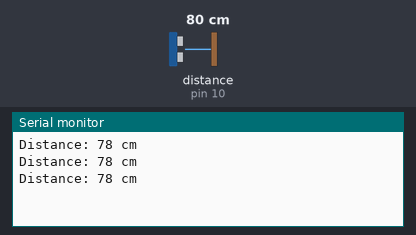
The sketch below on a simulated Arduino Uno, built with avr-gcc and run on an emulated ATmega328P. Shown: the last lines printed to the serial monitor. Wiring (inferred from the names in the program): ultrasonic range finder: trigger pin 9; echo pin 10. The test bench sets the inputs (shaded band); at power-on: distance to the obstacle (sensor on pin 10) 80 cm. The echo pulse lasts 58.3 µs per cm.

Above: at 1.3 s.
1.4 s: distance to the obstacle (sensor on pin 10) set to 2 cm
At 1.9 s:
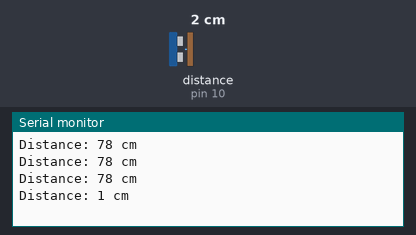
2.9 s: distance to the obstacle (sensor on pin 10) set to 4 cm
At 3.4 s:
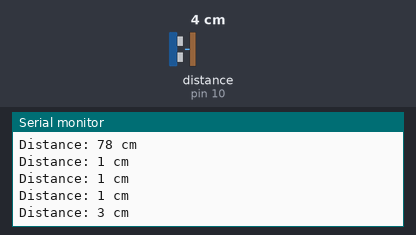
Timing chart, 0 to 5.9 s (numbered marks = the images above; inputs shaded):
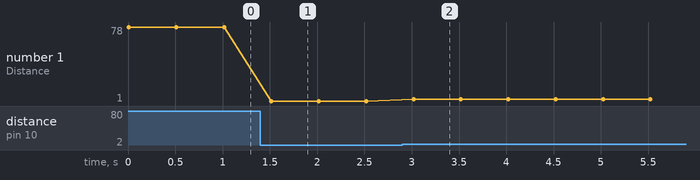

The sketch:

sketch_jul30a.ino
```cpp
// Define the pins for the ultrasonic sensor
const int trigPin = 9;
const int echoPin = 10;

// Variables for duration and distance calculation
long duration;
int distance_cm;

void setup() {
  // Initialize serial communication for debugging
  Serial.begin(9600);

  // Define trigPin as output and echoPin as input
  pinMode(trigPin, OUTPUT);
  pinMode(echoPin, INPUT);
}

void loop() {
  // Clear the trigPin before sending a pulse
  digitalWrite(trigPin, LOW);
  delayMicroseconds(2);

  // Send a 10 microsecond pulse to the trigPin
  digitalWrite(trigPin, HIGH);
  delayMicroseconds(10);
  digitalWrite(trigPin, LOW);

  // Read the echoPin, calculate duration in microseconds
  duration = pulseIn(echoPin, HIGH);

  // Calculate the distance in centimeters
  distance_cm = duration * 0.034 / 2;

  // Print the distance to the serial monitor
  Serial.print("Distance: ");
  Serial.print(distance_cm);
  Serial.println(" cm");

  // Wait a short time before taking the next measurement
  delay(500);
}
```

Measured:
- after the input at 1.4 s, the serial monitor: prints a new line after 0.12 s (image 1)
- after the input at 2.9 s, the serial monitor: prints a new line after 0.12 s (image 2)
- plotted number 1: 78 → 1 after the input at 1.4 s, 1 → 3 after the input at 2.9 s
